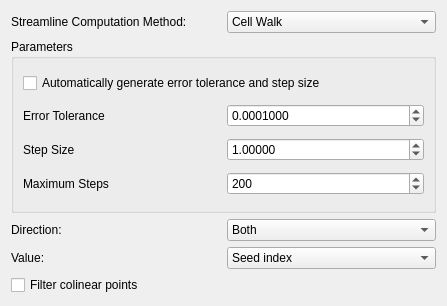
<?xml version="1.0" encoding="UTF-8"?>
<ui version="4.0">
 <class>GenerateTrajectoryDensityProjectionStreamlines</class>
 <widget class="QDialog" name="GenerateTrajectoryDensityProjectionStreamlines">
  <property name="geometry">
   <rect>
    <x>0</x>
    <y>0</y>
    <width>447</width>
    <height>306</height>
   </rect>
  </property>
  <property name="minimumSize">
   <size>
    <width>447</width>
    <height>306</height>
   </size>
  </property>
  <property name="windowTitle">
   <string>Dialog</string>
  </property>
  <layout class="QGridLayout" name="gridLayout_2">
   <item row="1" column="1">
    <widget class="QComboBox" name="methodComboBox_">
     <item>
      <property name="text">
       <string>Cell Walk</string>
      </property>
     </item>
     <item>
      <property name="text">
       <string>Adams-Bashforth Multi-Step</string>
      </property>
     </item>
     <item>
      <property name="text">
       <string>Heun Method</string>
      </property>
     </item>
     <item>
      <property name="text">
       <string>Classic 4th Order Runge-Kutta</string>
      </property>
     </item>
     <item>
      <property name="text">
       <string>Adaptive Runge-Kutta-Fehlberg</string>
      </property>
     </item>
    </widget>
   </item>
   <item row="7" column="0">
    <widget class="QLabel" name="label_6">
     <property name="text">
      <string>Value:</string>
     </property>
    </widget>
   </item>
   <item row="3" column="0" colspan="2">
    <widget class="QGroupBox" name="groupBox">
     <property name="title">
      <string>Parameters</string>
     </property>
     <layout class="QGridLayout" name="gridLayout">
      <item row="1" column="0">
       <widget class="QLabel" name="label_2">
        <property name="text">
         <string>Error Tolerance</string>
        </property>
       </widget>
      </item>
      <item row="1" column="1">
       <widget class="QDoubleSpinBox" name="toleranceDoubleSpinBox_">
        <property name="decimals">
         <number>7</number>
        </property>
        <property name="maximum">
         <double>99999999.000000000000000</double>
        </property>
        <property name="singleStep">
         <double>0.000100000000000</double>
        </property>
        <property name="value">
         <double>0.000100000000000</double>
        </property>
       </widget>
      </item>
      <item row="2" column="0">
       <widget class="QLabel" name="label_3">
        <property name="text">
         <string>Step Size</string>
        </property>
       </widget>
      </item>
      <item row="2" column="1">
       <widget class="QDoubleSpinBox" name="stepSizeDoubleSpinBox_">
        <property name="decimals">
         <number>5</number>
        </property>
        <property name="maximum">
         <double>9999999.000000000000000</double>
        </property>
        <property name="value">
         <double>1.000000000000000</double>
        </property>
       </widget>
      </item>
      <item row="3" column="0">
       <widget class="QLabel" name="label_4">
        <property name="text">
         <string>Maximum Steps</string>
        </property>
       </widget>
      </item>
      <item row="3" column="1">
       <widget class="QSpinBox" name="maxStepsSpinBox_">
        <property name="suffix">
         <string/>
        </property>
        <property name="maximum">
         <number>9999999</number>
        </property>
        <property name="value">
         <number>200</number>
        </property>
       </widget>
      </item>
      <item row="0" column="0" colspan="2">
       <widget class="QCheckBox" name="autoParameterCheckBox_">
        <property name="text">
         <string>Automatically generate error tolerance and step size</string>
        </property>
       </widget>
      </item>
     </layout>
    </widget>
   </item>
   <item row="5" column="0">
    <widget class="QLabel" name="label_5">
     <property name="text">
      <string>Direction:</string>
     </property>
    </widget>
   </item>
   <item row="1" column="0">
    <widget class="QLabel" name="label">
     <property name="text">
      <string>Streamline Computation Method:</string>
     </property>
    </widget>
   </item>
   <item row="5" column="1">
    <widget class="QComboBox" name="directionComboBox_">
     <property name="currentIndex">
      <number>1</number>
     </property>
     <item>
      <property name="text">
       <string>Negative</string>
      </property>
     </item>
     <item>
      <property name="text">
       <string>Both</string>
      </property>
     </item>
     <item>
      <property name="text">
       <string>Positive</string>
      </property>
     </item>
    </widget>
   </item>
   <item row="7" column="1">
    <widget class="QComboBox" name="valueComboBox_">
     <property name="currentIndex">
      <number>1</number>
     </property>
     <item>
      <property name="text">
       <string>Seed value</string>
      </property>
     </item>
     <item>
      <property name="text">
       <string>Seed index</string>
      </property>
     </item>
     <item>
      <property name="text">
       <string>Integration index</string>
      </property>
     </item>
     <item>
      <property name="text">
       <string>Integration step</string>
      </property>
     </item>
     <item>
      <property name="text">
       <string>Distance from seed</string>
      </property>
     </item>
     <item>
      <property name="text">
       <string>Streamline length</string>
      </property>
     </item>
    </widget>
   </item>
   <item row="8" column="0">
    <widget class="QCheckBox" name="filterColinearCheckBox_">
     <property name="text">
      <string>Filter colinear points</string>
     </property>
    </widget>
   </item>
  </layout>
 </widget>
 <resources/>
 <connections/>
</ui>
